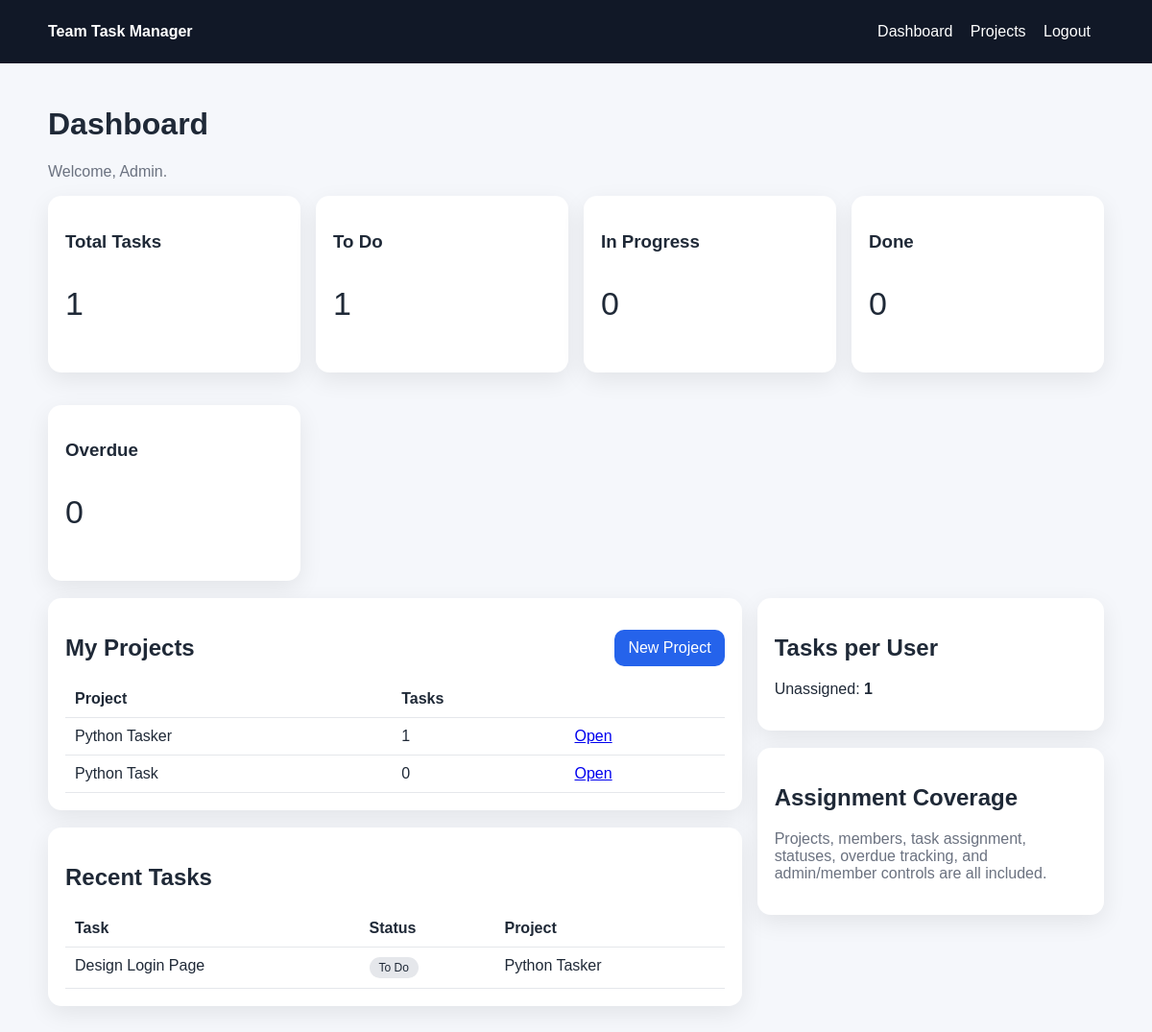
The app's page / (signed in) with its own data.
### manager/models.py (models this page shows, shortened)
class Project(models.Model):
    name = models.CharField(max_length=120)
    description = models.TextField(blank=True)
    created_by = models.ForeignKey(settings.AUTH_USER_MODEL, on_delete=models.CASCADE, related_name='created_projects')
    created_at = models.DateTimeField(auto_now_add=True)
    class Meta:
        ordering = ['-created_at']

class Task(models.Model):
    PRIORITY_LOW = 'Low'
    PRIORITY_MEDIUM = 'Medium'
    PRIORITY_HIGH = 'High'
    PRIORITY_CHOICES = [(PRIORITY_LOW, 'Low'), (PRIORITY_MEDIUM, 'Medium'), (PRIORITY_HIGH, 'High')]
    STATUS_TODO = 'To Do'
    STATUS_PROGRESS = 'In Progress'
    STATUS_DONE = 'Done'
    STATUS_CHOICES = [(STATUS_TODO, 'To Do'), (STATUS_PROGRESS, 'In Progress'), (STATUS_DONE, 'Done')]
    project = models.ForeignKey(Project, on_delete=models.CASCADE, related_name='tasks')
    title = models.CharField(max_length=150)
    description = models.TextField(blank=True)
    due_date = models.DateField(null=True, blank=True)
    priority = models.CharField(max_length=10, choices=PRIORITY_CHOICES, default=PRIORITY_MEDIUM)
    status = models.CharField(max_length=20, choices=STATUS_CHOICES, default=STATUS_TODO)
    assigned_to = models.ForeignKey(settings.AUTH_USER_MODEL, on_delete=models.SET_NULL, null=True, blank=True, related_name='assigned_tasks')
    created_by = models.ForeignKey(settings.AUTH_USER_MODEL, on_delete=models.CASCADE, related_name='created_tasks')
    created_at = models.DateTimeField(auto_now_add=True)
    updated_at = models.DateTimeField(auto_now=True)
    class Meta:
        ordering = ['-created_at']

### manager/views.py (the view)
# urls.py: path('', views.dashboard, name='dashboard'),
@login_required
def dashboard(request):
    projects = _user_projects(request.user).annotate(task_count=Count('tasks'))
    if request.user.is_superuser:
        tasks = Task.objects.select_related('project', 'assigned_to').all()
    else:
        tasks = Task.objects.select_related('project', 'assigned_to').filter(Q(project__in=projects) | Q(assigned_to=request.user)).distinct()
    stats = {
        'total_tasks': tasks.count(),
        'todo': tasks.filter(status=Task.STATUS_TODO).count(),
        'in_progress': tasks.filter(status=Task.STATUS_PROGRESS).count(),
        'done': tasks.filter(status=Task.STATUS_DONE).count(),
        'overdue': tasks.filter(due_date__lt=timezone.localdate()).exclude(status=Task.STATUS_DONE).count(),
    }
    tasks_by_user = tasks.values('assigned_to__first_name').annotate(total=Count('id')).order_by('-total')[:10]
    recent_tasks = tasks.order_by('-updated_at')[:5]
    return render(request, 'manager/dashboard.html', {
        'projects': projects,
        'stats': stats,
        'tasks_by_user': tasks_by_user,
        'recent_tasks': recent_tasks,
    })

### manager/views.py (called while the page is built)
def _user_projects(user):
    if user.is_superuser:
        return Project.objects.all()
    return Project.objects.filter(memberships__user=user).distinct()

### manager/templates/manager/dashboard.html (shortened to what this page needs)
{% extends 'manager/base.html' %}
{% block content %}
<h1>Dashboard</h1>
<p class="muted">Welcome, {{ user.first_name|default:user.username }}.</p>
<div class="grid">
  <div class="card"><h3>Total Tasks</h3><p style="font-size:34px;">{{ stats.total_tasks }}</p></div>
  <div class="card"><h3>To Do</h3><p style="font-size:34px;">{{ stats.todo }}</p></div>
  <div class="card"><h3>In Progress</h3><p style="font-size:34px;">{{ stats.in_progress }}</p></div>
  <div class="card"><h3>Done</h3><p style="font-size:34px;">{{ stats.done }}</p></div>
  <div class="card"><h3>Overdue</h3><p style="font-size:34px;">{{ stats.overdue }}</p></div>
</div>
<div class="row">
  <div>
    <div class="card">
      <div style="display:flex;justify-content:space-between;align-items:center;">
        <h2>My Projects</h2>
        <a class="btn" href="{% url 'project_create' %}">New Project</a>
      </div>
      <table>
        <tr><th>Project</th><th>Tasks</th><th></th></tr>
        {% for project in projects %}
        <tr>
          <td>{{ project.name }}</td>
          <td>{{ project.task_count }}</td>
          <td><a href="{% url 'project_detail' project.id %}">Open</a></td>
        </tr>
        {% empty %}
        <tr><td colspan="3" class="muted">No projects yet.</td></tr>
        {% endfor %}
      </table>
    </div>
    <div class="card">
      <h2>Recent Tasks</h2>
      <table>
        <tr><th>Task</th><th>Status</th><th>Project</th></tr>
        {% for task in recent_tasks %}
        <tr>
          <td>{{ task.title }}</td>
          <td><span class="pill">{{ task.status }}</span></td>
          <td>{{ task.project.name }}</td>
        </tr>
        {% empty %}
        <tr><td colspan="3" class="muted">No tasks yet.</td></tr>
        {% endfor %}
      </table>
    </div>
  </div>
  <div>
    <div class="card">
      <h2>Tasks per User</h2>
      {% for item in tasks_by_user %}
        <p>{{ item.assigned_to__first_name|default:'Unassigned' }}: <strong>{{ item.total }}</strong></p>
      {% empty %}
        <p class="muted">No task data.</p>
      {% endfor %}
    </div>
    <div class="card">
      <h2>Assignment Coverage</h2>
      <p class="muted">Projects, members, task assignment, statuses, overdue tracking, and admin/member controls are all included.</p>
    </div>
  </div>
</div>
{% endblock %}

### manager/templates/manager/base.html (style rules this page uses)
body { font-family: Arial, sans-serif; margin:0; background:#f5f7fb; color:#1f2937; }
.card { background:white; border-radius:14px; padding:18px; box-shadow:0 8px 24px rgba(0,0,0,.08); margin-bottom:18px; }
.grid { display:grid; grid-template-columns: repeat(auto-fit, minmax(220px, 1fr)); gap:16px; }
.btn { display:inline-block; background:#2563eb; color:white; padding:10px 14px; border:none; border-radius:10px; text-decoration:none; cursor:pointer; }
table { width:100%; border-collapse:collapse; }
th, td { text-align:left; padding:10px; border-bottom:1px solid #e5e7eb; vertical-align:top; }
.muted { color:#6b7280; }
.pill { display:inline-block; padding:4px 10px; border-radius:999px; background:#e5e7eb; font-size:12px; }
.row { display:grid; grid-template-columns: 2fr 1fr; gap:16px; }

### records on screen
Project: name "Python Tasker", task_count "1"
Project: name "Python Task", task_count "0"
Task: title "Design Login Page", status "To Do", project.name "Python Tasker"

### other values on screen
{{ user.first_name|default:user.username }} "Admin"
{{ stats.total_tasks }} "1"
{{ stats.todo }} "1"
{{ stats.in_progress }} "0"
{{ stats.done }} "0"
{{ stats.overdue }} "0"
{{ item.assigned_to__first_name|default:'Unassigned' }} "Unassigned"
{{ item.total }} "1"
